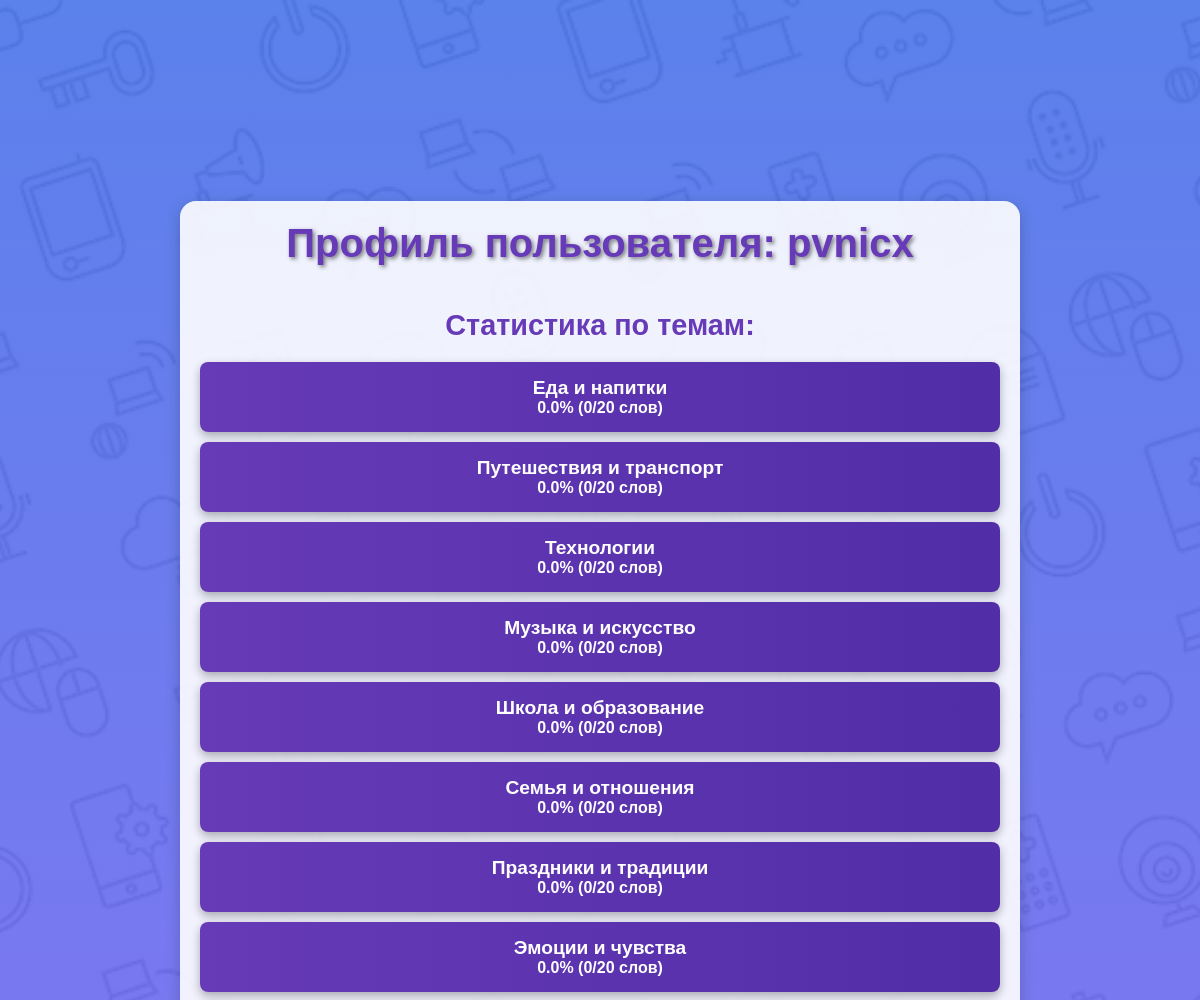
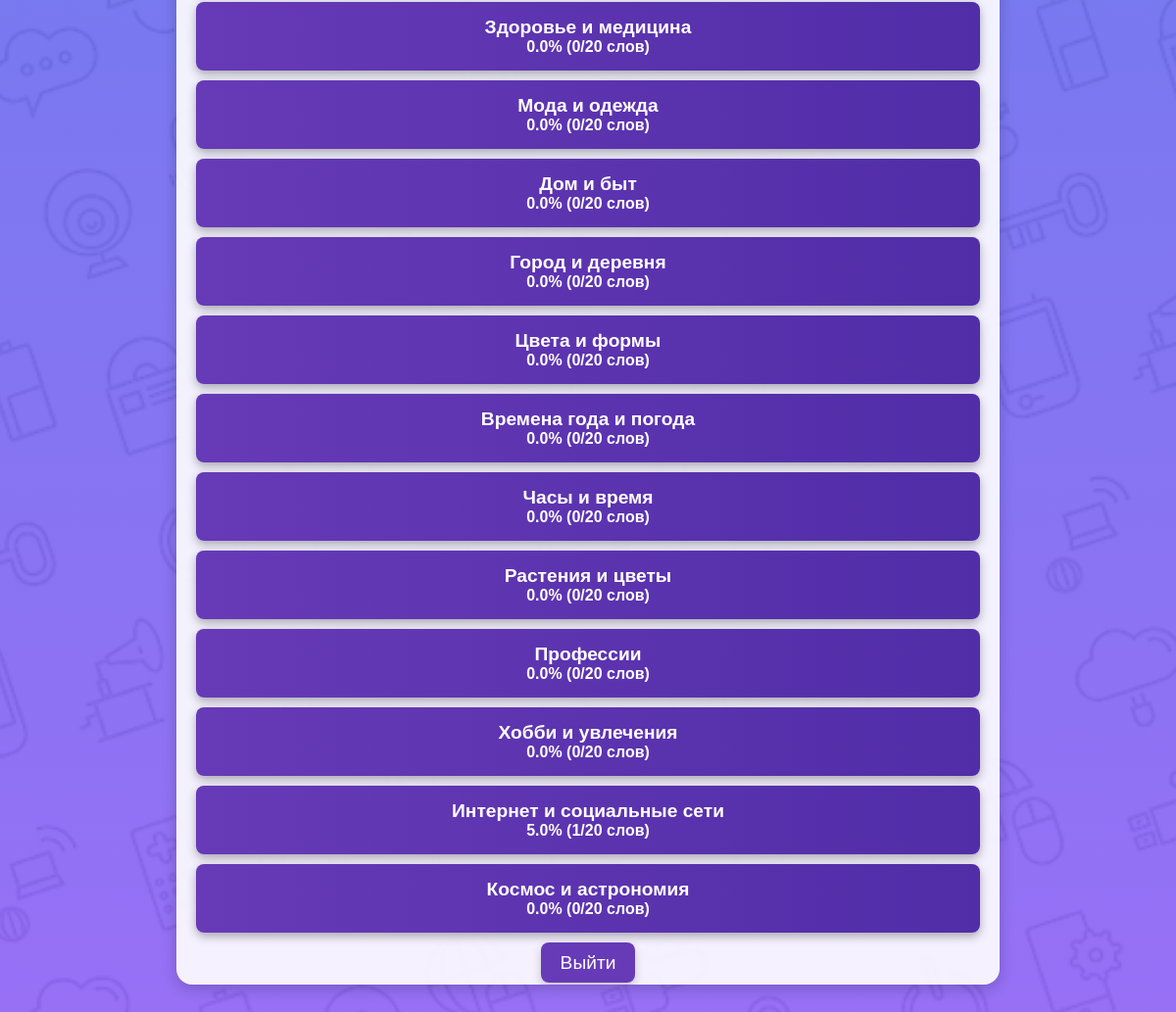
The app's page /profile/ (signed in) with its own data (2 pictures, top to bottom).
### flashcards/models.py (models this page shows, shortened)
class Topic(models.Model):
    name = models.CharField(max_length=100, unique=True)

### flashcards/views.py (the view)
# urls.py: path('profile/', views.profile, name='profile'),
@login_required
def profile(request):
    topics = Topic.objects.all()
    stats = []
    for topic in topics:
        total_words = topic.cards.count()
        learned_words = UserCardProgress.objects.filter(
            user=request.user,  # Фильтруем только по текущему пользователю
            card__topic=topic,
            status="learned"
        ).count()
        percentage = (learned_words / total_words) * 100 if total_words > 0 else 0
        stats.append({
            'topic': topic,
            'total_words': total_words,
            'learned_words': learned_words,
            'percentage': percentage
        })
    return render(request, 'flashcards/profile.html', {'stats': stats, 'user': request.user})

### flashcards/templates/flashcards/profile.html (shortened to what this page needs)
{% load static %}
<!DOCTYPE html>
<html lang="en">
<head>
    <link rel="stylesheet" href="{% static 'flashcards/css/style.css' %}">
</head>
<body>
    <div class="profile-container">
        <header class="profile-header">
            <h1 class="profile-title">Профиль пользователя: {{ user.username }}</h1>
        </header>
        <section class="stats-section">
            <h2>Статистика по темам:</h2>
            <div class="stats-scroll">
                {% for stat in stats %}
                <div class="stats-item">
                    <a href="{% url 'topic_details' stat.topic.id %}">{{ stat.topic.name }}</a>
                    <p>{{ stat.percentage|floatformat:1 }}% ({{ stat.learned_words }}/{{ stat.total_words }} слов)</p>
                </div>
                {% endfor %}
            </div>
        </section>
        <footer>
            <a href="{% url 'logout' %}" class="logout-button">Выйти</a>
        </footer>
    </div>
</body>
</html>

### flashcards/static/flashcards/css/style.css (style rules this page uses)
body { margin: 0; font-family: 'Arial', sans-serif; display: flex; justify-content: center; align-items: center; height: 100vh; background: linear-gradient(to bottom, rgba(36, 87, 228, 0.75), rgba(123, 62, 244, 0.75)), url('../images/background.png'); background-size: cover; background-position: center; color: #fff; }
header h1 { font-size: 2.5rem; color: #fff; text-shadow: 2px 2px 4px rgba(0, 0, 0, 0.5); font-size: 2.5rem.)5); margin-bottom: 10px; }
.profile-container { width: 90%; max-width: 800px; background: rgba(255, 255, 255, 0.9); border-radius: 16px; box-shadow: 0 4px 15px rgba(0, 0, 0, 0.2); display: flex; flex-direction: column; justify-content: space-between; align-items: center; padding: 20px; height: 80%; overflow-y: auto; }
.profile-header { margin-bottom: 20px; }
.profile-title { font-size: 2.5rem; margin: 0; color: #673ab7; text-shadow: 2px 2px 4px rgba(0, 0, 0, 0.5); }
.stats-section { width: 100%; flex: 1; display: flex; flex-direction: column; align-items: center; }
.stats-section h2 { font-size: 1.8rem; margin-bottom: 10px; color: #673ab7; }
.stats-scroll { width: 100%; overflow-y: auto; padding: 10px; border-radius: 12px; }
.stats-item { background: linear-gradient(to right, #673ab7, #512da8); padding: 15px; border-radius: 8px; color: white; text-align: center; margin-bottom: 10px; font-weight: bold; box-shadow: 0 4px 10px rgba(0, 0, 0, 0.3); transition: transform 0.3s ease, box-shadow 0.3s ease; }
.stats-item a { color: white; text-decoration: none; font-size: 1.2rem; display: block; }
.stats-item p { margin: 0; font-size: 1rem; }
.logout-button { margin-top: 20px; font-size: 1.2rem; color: white; background-color: #673ab7; text-decoration: none; padding: 10px 20px; border-radius: 8px; box-shadow: 0 4px 10px rgba(0, 0, 0, 0.2); transition: background-color 0.3s ease, transform 0.2s ease; }

### records on screen
Topic: topic.name "Еда и напитки", percentage "0.0", learned_words "0", total_words "20"
Topic: topic.name "Путешествия и транспорт", percentage "0.0", learned_words "0", total_words "20"
Topic: topic.name "Технологии", percentage "0.0", learned_words "0", total_words "20"
Topic: topic.name "Музыка и искусство", percentage "0.0", learned_words "0", total_words "20"
Topic: topic.name "Школа и образование", percentage "0.0", learned_words "0", total_words "20"
Topic: topic.name "Семья и отношения", percentage "0.0", learned_words "0", total_words "20"
Topic: topic.name "Праздники и традиции", percentage "0.0", learned_words "0", total_words "20"
Topic: topic.name "Эмоции и чувства", percentage "0.0", learned_words "0", total_words "20"
Topic: topic.name "Здоровье и медицина", percentage "0.0", learned_words "0", total_words "20"
Topic: topic.name "Мода и одежда", percentage "0.0", learned_words "0", total_words "20"
Topic: topic.name "Дом и быт", percentage "0.0", learned_words "0", total_words "20"
Topic: topic.name "Город и деревня", percentage "0.0", learned_words "0", total_words "20"
Topic: topic.name "Цвета и формы", percentage "0.0", learned_words "0", total_words "20"
Topic: topic.name "Времена года и погода", percentage "0.0", learned_words "0", total_words "20"
Topic: topic.name "Часы и время", percentage "0.0", learned_words "0", total_words "20"
Topic: topic.name "Растения и цветы", percentage "0.0", learned_words "0", total_words "20"
Topic: topic.name "Профессии", percentage "0.0", learned_words "0", total_words "20"
Topic: topic.name "Хобби и увлечения", percentage "0.0", learned_words "0", total_words "20"
Topic: topic.name "Интернет и социальные сети", percentage "5.0", learned_words "1", total_words "20"
Topic: topic.name "Космос и астрономия", percentage "0.0", learned_words "0", total_words "20"

### other values on screen
{{ user.username }} "pvnicx"
